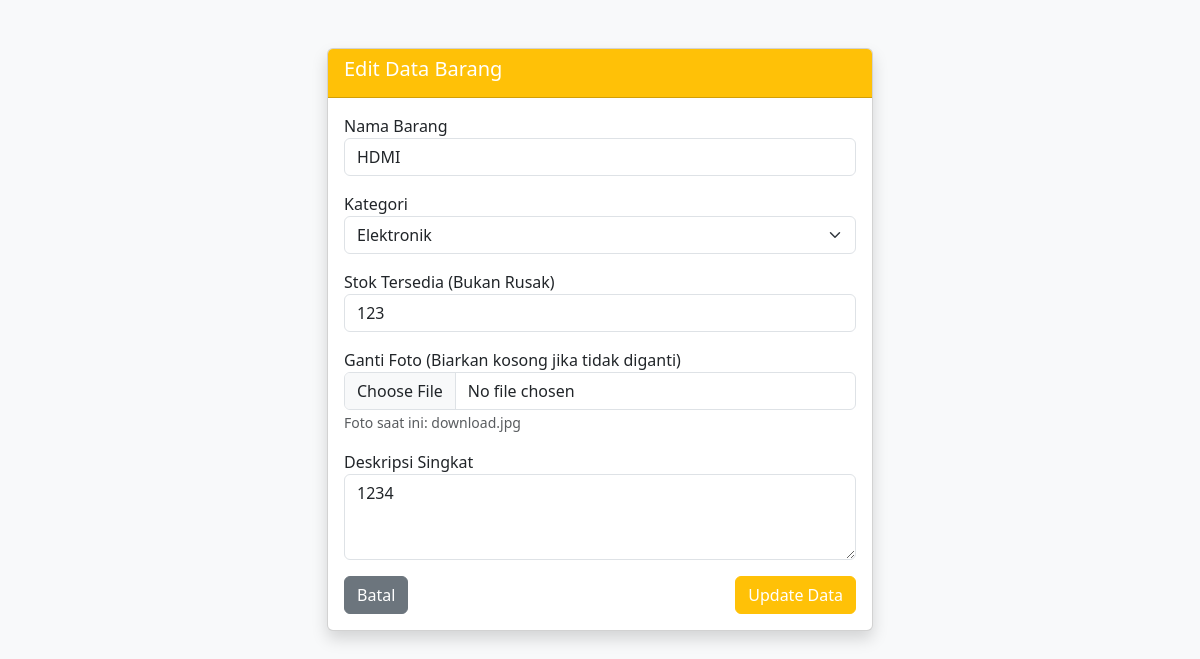
Page /admin/edit_barang.php?id=6 (signed in) on the committed database.
### tables this page shows
CREATE TABLE `barang` (
  `id_barang` int(11) NOT NULL,
  `id_kategori` int(11) DEFAULT NULL,
  `nama_barang` varchar(100) NOT NULL,
  `deskripsi` text DEFAULT NULL,
  `stok_tersedia` int(11) DEFAULT 0,
  `stok_rusak` int(11) DEFAULT 0,
  `gambar` varchar(255) DEFAULT NULL
);

### admin/edit_barang.php (the view, shortened to what this page needs)
<?php
require '../config/koneksi.php';
$id = $_GET['id'];
$query = mysqli_query($conn, "SELECT * FROM barang WHERE id_barang = '$id'");
$data  = mysqli_fetch_assoc($query);
?>
<!DOCTYPE html>
<html lang="id">
<head>
    <link href="https://cdn.jsdelivr.net/npm/bootstrap@5.3.0/dist/css/bootstrap.min.css" rel="stylesheet">
</head>
<body class="bg-light">
    <div class="container mt-5">
        <div class="row justify-content-center">
            <div class="col-md-6">
                <div class="card shadow">
                    <div class="card-header bg-warning text-white">
                        <h5>Edit Data Barang</h5>
                    </div>
                    <div class="card-body">
                        <form method="POST" enctype="multipart/form-data">
                            <div class="mb-3">
                                <label>Nama Barang</label>
                                <input type="text" name="nama_barang" class="form-control" value="<?= $data['nama_barang'] ?>" required>
                            </div>
                            <div class="mb-3">
                                <label>Kategori</label>
                                <select name="id_kategori" class="form-select" required>
                                    <?php
                                    $kat = mysqli_query($conn, "SELECT * FROM kategori");
                                    while ($k = mysqli_fetch_assoc($kat)) {
                                        $selected = ($k['id_kategori'] == $data['id_kategori']) ? 'selected' : '';
                                        echo "<option value='" . $k['id_kategori'] . "' $selected>" . $k['nama_kategori'] . "</option>";
                                    }
                                    ?>
                                </select>
                            </div>
                            <div class="mb-3">
                                <label>Stok Tersedia (Bukan Rusak)</label>
                                <input type="number" name="stok" class="form-control" value="<?= $data['stok_tersedia'] ?>" required>
                            </div>
                            <div class="mb-3">
                                <label>Ganti Foto (Biarkan kosong jika tidak diganti)</label>
                                <input type="file" name="gambar" class="form-control">
                                <?php if(!empty($data['gambar'])): ?>
                                    <small class="text-muted">Foto saat ini: <?= $data['gambar'] ?></small>
                                <?php endif; ?>
                            </div>
                            <div class="mb-3">
                                <label>Deskripsi Singkat</label>
                                <textarea name="deskripsi" class="form-control" rows="3"><?= $data['deskripsi'] ?></textarea>
                            </div>
                            <div class="d-flex justify-content-between">
                                <a href="dashboard.php" class="btn btn-secondary">Batal</a>
                                <button type="submit" name="update" class="btn btn-warning text-white">Update Data</button>
                            </div>
                        </form>
                    </div>
                </div>
            </div>
        </div>
    </div>
</body>
</html>

### rows in the picture
barang: nama_barang "HDMI", stok "123", gambar "download.jpg", deskripsi "1234"

### other values in the picture
form field id_kategori "Elektronik"
